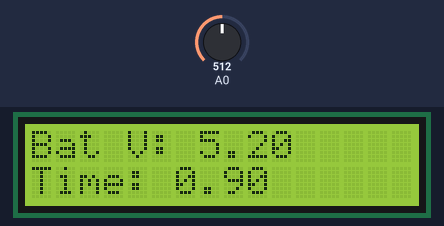
Bench run of a sketch on a simulated Arduino Uno, built with avr-gcc and run on an emulated ATmega328P. On the bench: 16×2 character LCD. The inputs (shaded band) are chosen by the test bench; at power-on: A0 = 512.

Above: at 1.2 s.
1.3 s: A0 set to 716
At 1.75 s:
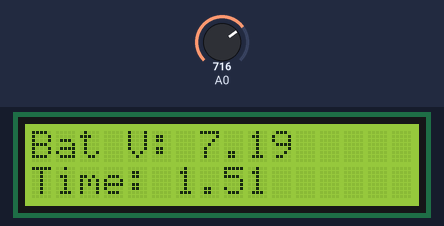
3.1 s: A0 set to 900
At 3.56 s:
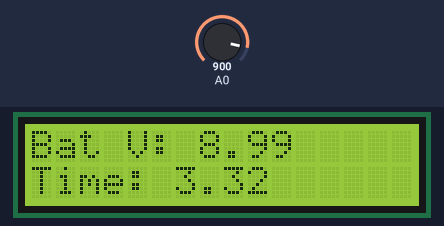
4.9 s: A0 set to 1023
At 5.08 s:
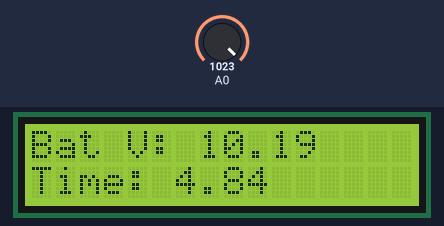
Timing chart, 0 to 7.9 s (numbered marks = the images above; inputs shaded):
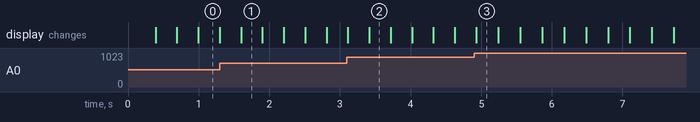

The sketch:

18.1.ino
```cpp
#include <LiquidCrystal_I2C.h>

#define DIODE_DROP 0.2

LiquidCrystal_I2C lcd(0x27, 16, 2);
unsigned long startTime;

void setup() {
  lcd.init();
  lcd.backlight();
  startTime = millis();
}

void loop() {
  float voltage = analogRead(A0) / 1024.0 * 10.0;
  if (voltage > 0.2)
    voltage += DIODE_DROP;

  unsigned long elapsedTime = millis() - startTime;
  unsigned long seconds = elapsedTime / 1000;
  unsigned long hundredths = (elapsedTime % 1000) / 10;

  lcd.home();
  lcd.print("Bat V: ");
  lcd.print(voltage, 2);

  lcd.setCursor(0, 1);
  lcd.print("Time: ");
  lcd.print(seconds);
  lcd.print(".");
  if (hundredths < 10) lcd.print("0");
  lcd.print(hundredths);

  delay(10);
}
```
